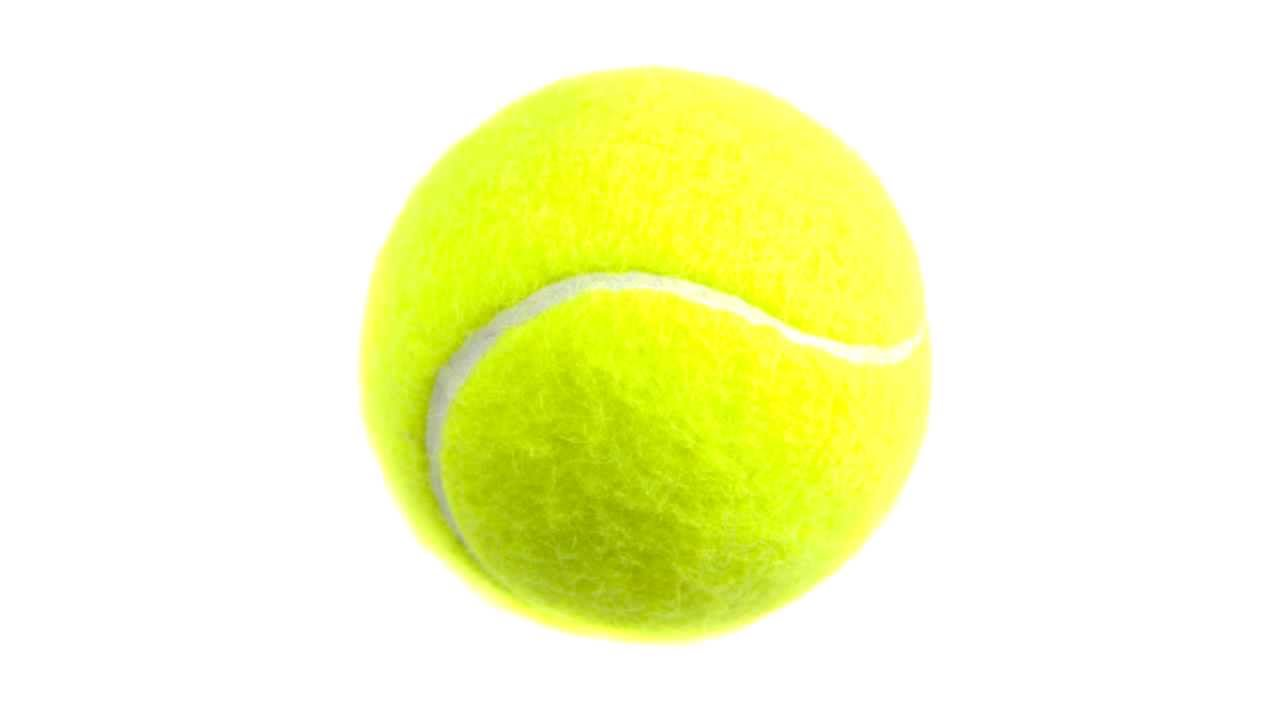
#> input picture A3/tennis.jpg, 1280 x 720 px, given in place of the camera
$ python assign_3_canny.py
#> lines starting #> are read from the running program, lines starting #| are printed output that depends on the picture; after the words box and inside, x2 and y2 are one past the last pixel; in counts of white or black regions, pixels touching at a corner belong together
import cv2
import numpy as np
import scipy as sp
import matplotlib.pyplot as plt

'''
- Assignment 3:
- Design an embedded vision system for detecting tennis balls on Raspberry Pi.
- Strongly suggest going Linux + OpenCV + Python + Numpy + Scipy route
- Due: Sun March 27 at midnight (11:59 pm)
'''

#Ripped from the first in-class exercisei
#convert to hsv, use inRange, findContoiur, drawContour

#Look up how to use find and drawcontour

def process_cam():
	#cap = cv2.VideoCapture(-1)
	cap = cv2.VideoCapture(0)
	min1 = np.array([29, 86, 6])
	max1 = np.array([64, 255, 255])
	kernel = np.ones((5,5), np.uint8)


	while(True):
		ret, frame = cap.read()
#> frame is the input picture: shape (720, 1280, 3); mean B, G, R 197.3, 250.9, 246.5

		hsv = cv2.cvtColor(frame, cv2.COLOR_BGR2HSV)
#> hsv: shape (720, 1280, 3); mean H, S, V 10.1, 57.2, 250.9
		img_gray = cv2.cvtColor(frame, cv2.COLOR_BGR2GRAY)
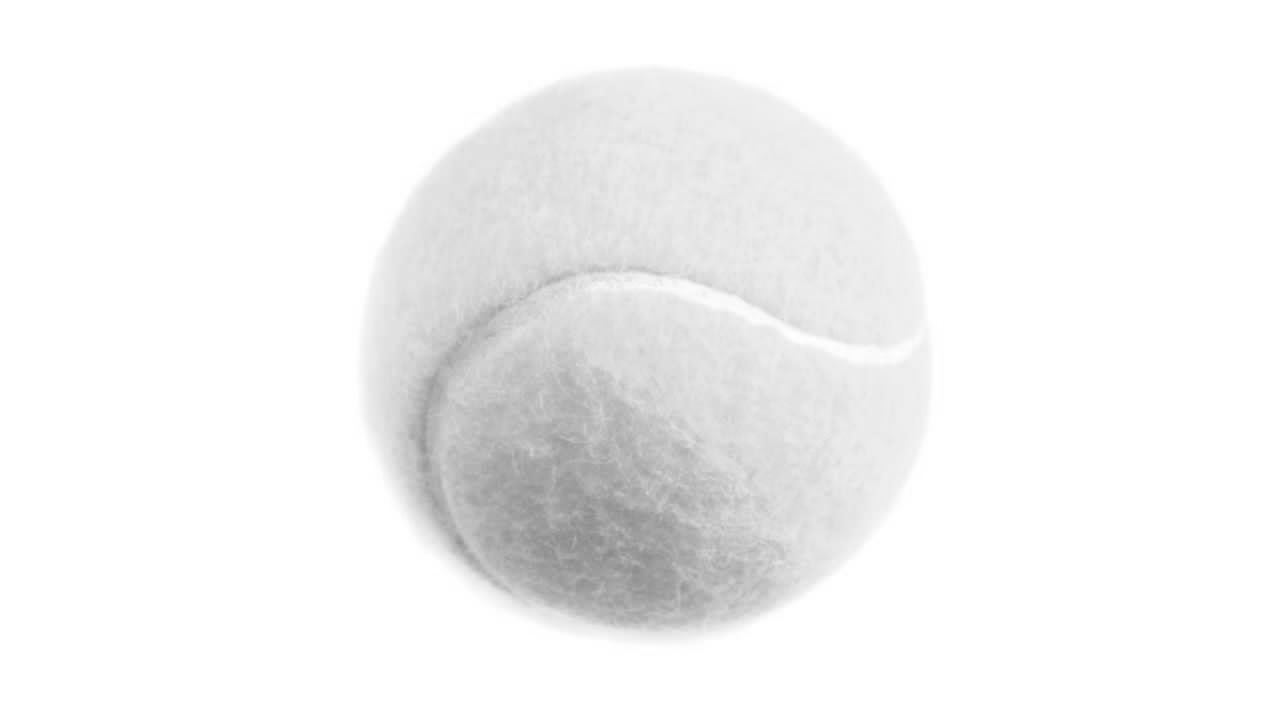
#> img_gray: shape (720, 1280); min 135, max 255, mean 243.4
		img_canny = cv2.Canny(frame, 100, 200)
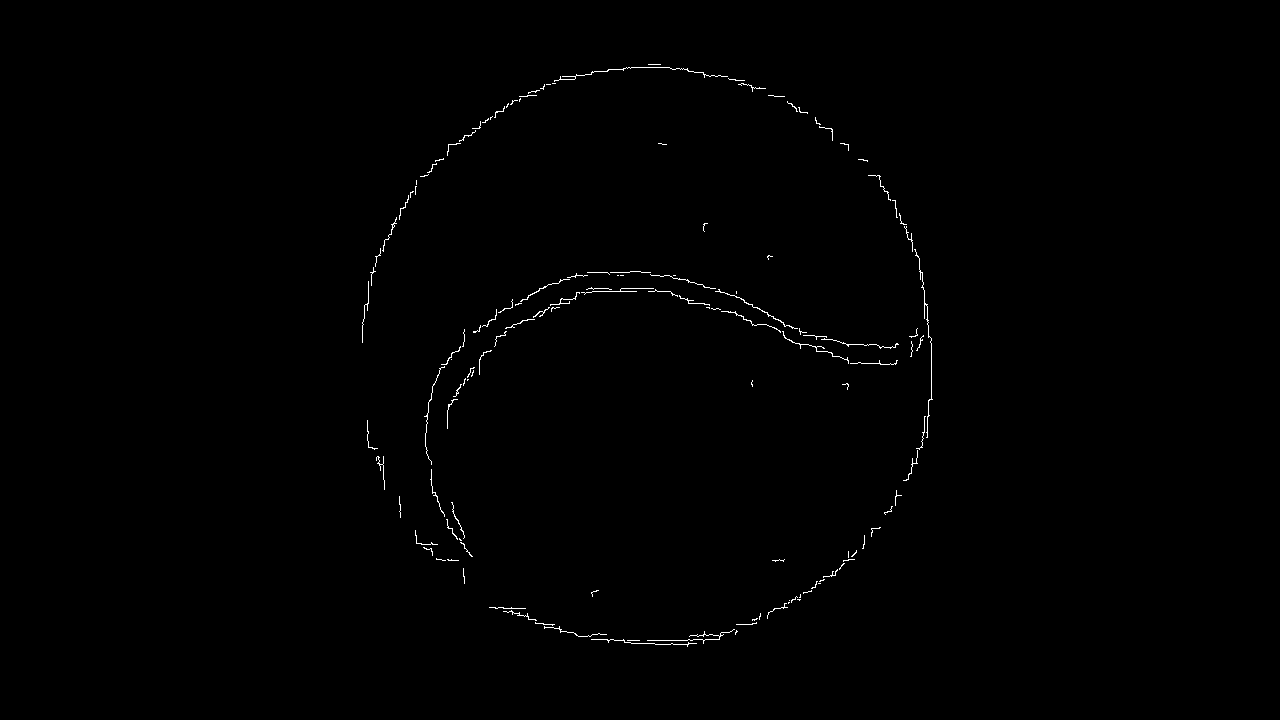
#> img_canny: shape (720, 1280); 0.44% white in thin lines or dots, all inside (x1, y1, x2, y2) = (362, 64, 933, 647)
		frame_gaussian = cv2.GaussianBlur(img_canny, (5,5), 0)

		circles =  cv2.HoughCircles(frame_gaussian, cv2.HOUGH_GRADIENT, 2, 10000, 120, 50, minRadius=100, maxRadius=0)
#> circles = [[645, 359, 285.4]]
		if circles is not None:
			for i in circles[0,:]:
				cv2.circle(frame, (i[0], i[1]), i[2], (0,0,255), 5)
#> this loop made 1 pass
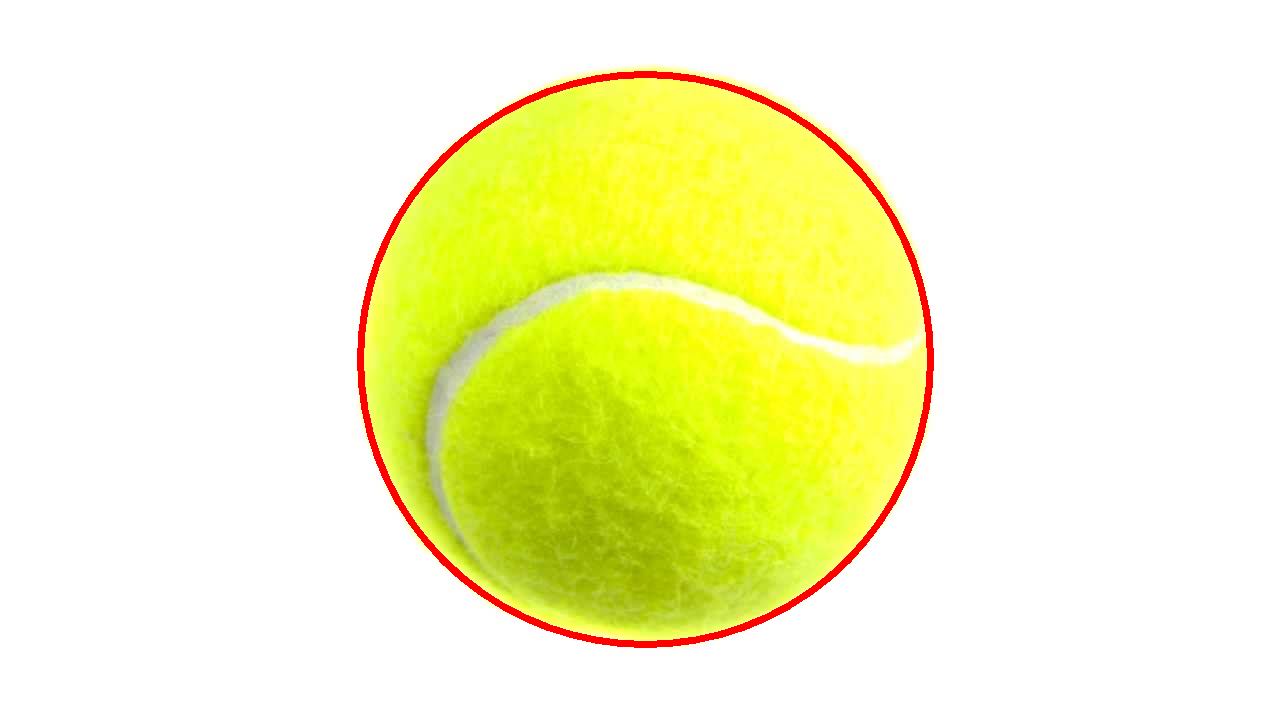
#> frame: shape (720, 1280, 3); 1.36% of pixels changed, all inside (x1, y1, x2, y2) = (357, 71, 934, 648)


		cv2.imshow('Frame Gaussian', frame_gaussian)
		cv2.imshow("Frame", frame)


		if cv2.waitKey(1) & 0xFF == ord('q'):
#> (key q is pressed here)
			break
	cap.release()
	cv2.destroyAllWindows()


if __name__ == '__main__':
	process_cam()
